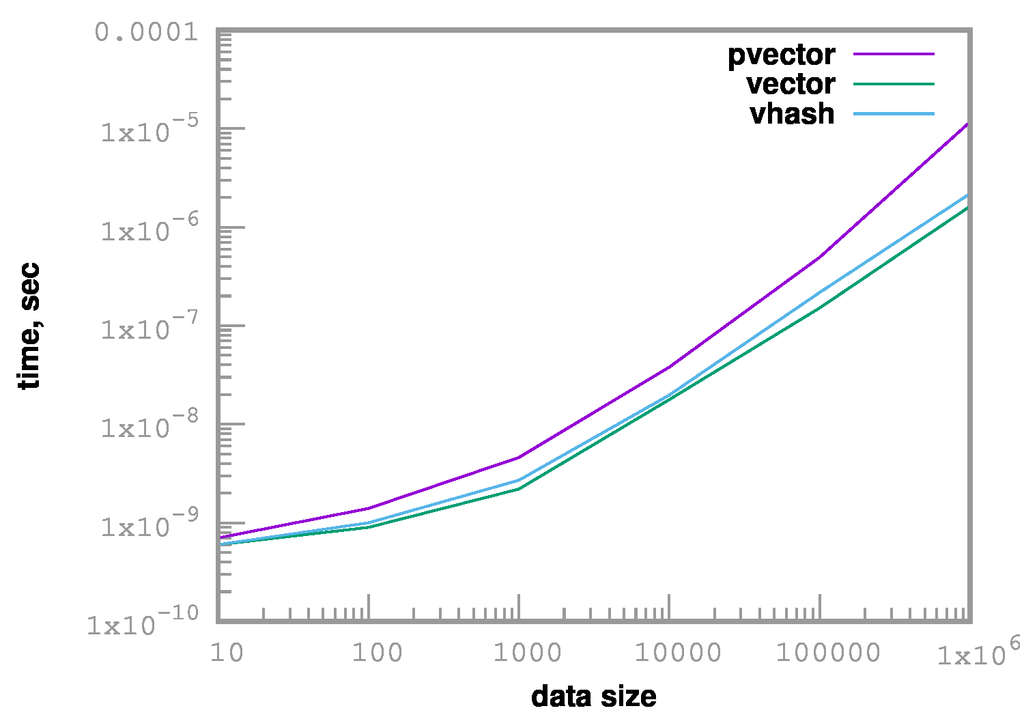

Reproduce this figure in gnuplot.
set terminal postscript eps enhanced color font "32.0" fontscale 1.5
set border lc "#00999999" lw 0.25
set border 31 lw 3.0
set tics scale 3.0
set xlabel '{/:Bold data size}'
set ylabel '{/:Bold time, sec}'
set style data lines
set logscale x 10
set logscale y 10
set output "random-writes.eps"
plot "random-writes.data" using 1:2 lw 3 lc 1 title "{/:Bold pvector}",\
                       '' using 1:3 lw 3 lc 3 title "{/:Bold vector}",\
                       '' using 1:4 lw 3 lc 4 title "{/:Bold vhash}"

